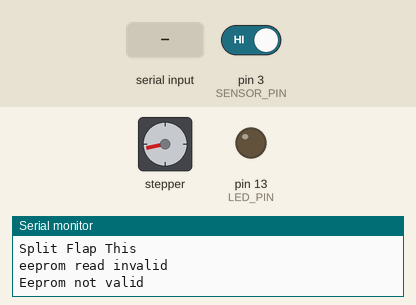
Simulated run of this sketch. Board: Arduino Uno, built with avr-gcc and run on an emulated ATmega328P. Parts: stepper motor, output pins drawn as LEDs (lit = HIGH), the last lines printed to the serial monitor. Wiring (inferred from the names in the program): stepper motor (2048 steps per turn assumed): coils pin 9, pin 10, pin 11, pin 12. The inputs (shaded band) are chosen by the test bench; at power-on: pin 3 (SENSOR_PIN) HIGH. EEPROM starts erased; pins used as bus, display or sensor lines are not drawn.

Above: at 1.21 s.
1.3 s: pin 3 (SENSOR_PIN) driven LOW
At 2.5 s:
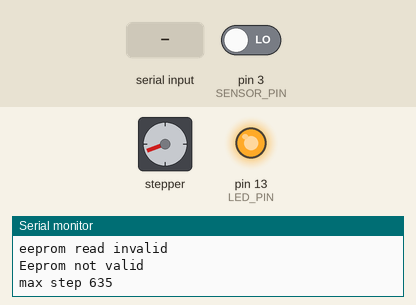
2.8 s: "h\n" received over Serial
At 3.2 s:
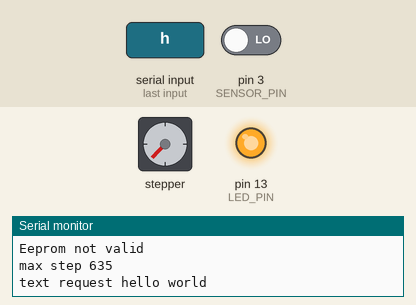
At 4.4 s:
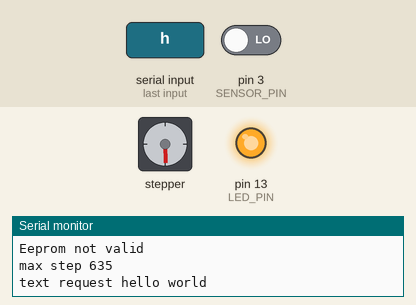
5.8 s: "z \n" received over Serial
8.8 s: "l\n" received over Serial
11.8 s: pin 3 (SENSOR_PIN) driven HIGH
At 12.2 s:
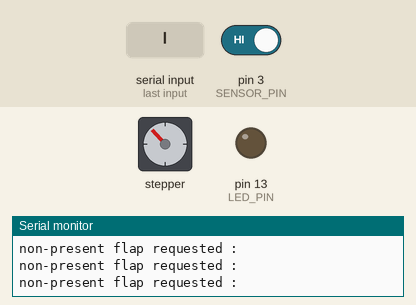
14.8 s: "restart\n" received over Serial
Timing chart, 0 to 33.7 s (numbered marks = the images above; inputs shaded):
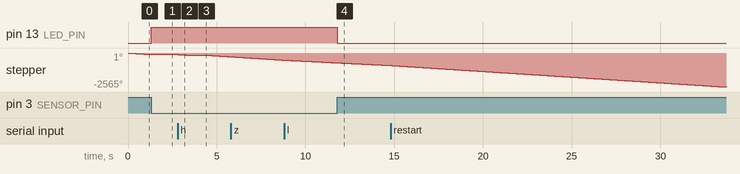

Measured:
- after the input at 1.3 s, pin 13 (LED_PIN): LOW → HIGH at once; stepper: goes on until 1.3 s, then stays -111°
- after the input at 2.8 s, stepper: turns 71° counter-clockwise in 0.82 s, then 100° counter-clockwise in 1.2 s
- after the input at 11.8 s, pin 13 (LED_PIN): HIGH → LOW at once

The sketch:

splitflap.ino
```cpp
//http://robocraft.ru/files/datasheet/28BYJ-48.pdf
//http://robocraft.ru/files/datasheet/28BYJ-48.pdf

#include <Stepper.h>

#include "myeeprom.h"

#define STEPPER_PIN_1  9
#define STEPPER_PIN_2 10
#define STEPPER_PIN_3 11
#define STEPPER_PIN_4 12

#define LED_PIN       13
#define SENSOR_PIN     3

#define NO_FLAPS      40
#define MOTOR_STEPS   2048

#define ANIM_CALIB    0
#define ANIM_LETTER   1
#define ANIM_TEST     2
#define ANIM_HELLO    3

#define ANIM_HELLO_PAUSE_MS 1000

void(*resetFunc) (void) = 0;

static unsigned int glb_flap_positions[NO_FLAPS];
static unsigned int glb_delay_us = 2000;
static unsigned int glb_anim_type = ANIM_CALIB;
static unsigned int glb_anim_test_rondje = 0 ; // debug variable
static char         glb_anim_letter      = ' ';
static String       glb_anim_hello_string = String("hello world ");
static unsigned int glb_anim_hello_pos    = 0;

void determine_flap_positions(unsigned int zero_position) {
  float steps_per_flap = MOTOR_STEPS / NO_FLAPS;
  for (int f_i = 0; f_i < NO_FLAPS; f_i++ ) {
    glb_flap_positions[f_i] = (zero_position + round(f_i * steps_per_flap)) % MOTOR_STEPS;
  }

}

void setup() {
  Serial.begin(115200);
  Serial.println("Split Flap This");
  pinMode(  STEPPER_PIN_1, OUTPUT);
  pinMode(  STEPPER_PIN_2, OUTPUT);
  pinMode(  STEPPER_PIN_3, OUTPUT);
  pinMode(  STEPPER_PIN_4, OUTPUT);

  pinMode(LED_PIN, OUTPUT); //set LED pin as output
  pinMode(SENSOR_PIN, INPUT); //set sensor pin as input

  if (eeprom_init()) {
    eeprom_serial();
  } else {
    Serial.println("Eeprom not valid");
  }
  determine_flap_positions(eeprom_getZeroPosition());

}

void loop() {
  static unsigned int from_zero_step = 0;
  static bool paused = false;
  static int pause_steps_remain = 0;
  // ===============
  // serial business
  if (Serial.available() > 0) {
    String command = Serial.readStringUntil(10);
    if (command.equals("restart")) {
      Serial.end();  //clears the serial monitor  if used
      resetFunc();
      delay(1000);
    } else if (command.startsWith("z ")) {
      // UPDATE ZERO POSITION
      long zero_read = command.substring(2).toInt();
      if (zero_read > -1) {
        eeprom_setZeroPosition((unsigned int)zero_read);
        Serial.println("zero set to : " + String(zero_read) + " steps");
        determine_flap_positions(eeprom_getZeroPosition());
        glb_anim_type = ANIM_LETTER;
        paused = false;
      } else {
        Serial.println("zero not recognized : " + command.substring(2));
      }
    } else if (command.startsWith("d")) {
      // SET THE DELAY
      long delay_10th_ms = command.substring(2).toInt();
      if (delay_10th_ms > 0) {
        glb_delay_us = 100* delay_10th_ms;
      }
    } else if (command.startsWith("p")) {
      // (UN)PAUSE THE ANIMATION
      paused = !paused;
      Serial.println("Paused is " + String(paused));
    } else if (command.startsWith("s")) {
      // SET <S> STEPS
      paused = true;
      long pause_steps_remain_l = command.substring(2).toInt();
      pause_steps_remain = pause_steps_remain_l;

    } else if (command.startsWith("x")) {
        // START LETTER BY LETTER ANIMATION
        glb_anim_test_rondje = 0;
        glb_anim_type = ANIM_TEST;
        paused = false;
    } else if (command.startsWith("h")) {
        // START hello string animation
        if (command.length() <= 2) {
          glb_anim_hello_string = String("hello world ");
        } else {
          glb_anim_hello_string = String(command.substring(2));
          glb_anim_hello_string.toLowerCase();
        }
        Serial.println("text request " + String(glb_anim_hello_string));
        glb_anim_type = ANIM_HELLO;
        glb_anim_hello_pos = 0;
        paused = false;
    } else if (command.startsWith("l")) {
        // START display letter animation
        glb_anim_type = ANIM_LETTER;
        glb_anim_letter = command.charAt(2);
        Serial.println("letter request " + String(glb_anim_letter));
        paused = false;
    } else {
        Serial.println("commands: ");
        Serial.println("  z 100  : zero position at step 100 from hall zero (-1 : no pause) ; cur:" + String(eeprom_getZeroPosition()));
        Serial.println("  d 30   : set step 10th delay [0.1 ms] ; cur " + String(glb_delay_us/100));
        Serial.println("  p      : (un)pause animation ; cur " + String(paused));
        Serial.println("  s 100  : when in paused mode : set 100 steps (negative possible)");
        Serial.println("  x      : restart test animation");
        Serial.println("  h <txt>: restart hello animation");
        Serial.println("  l <ltr>: show a letter (if available)");
        Serial.println("  restart: restart micro controller");
        eeprom_serial();
        Serial.flush();
    }
  }

  static int last_hall_val = LOW;
  int hall_val = digitalRead(SENSOR_PIN); //Read the sensor
  if (last_hall_val != hall_val) {
    if(hall_val == LOW) //when magnetic field is detected, turn led on
    {
      if (glb_anim_type == ANIM_CALIB) {
        glb_anim_type = ANIM_LETTER;
        glb_anim_letter = ' ';
      }
      digitalWrite(LED_BUILTIN, HIGH);
      digitalWrite(LED_PIN, HIGH);
      Serial.println("max step " + String(from_zero_step));
      from_zero_step = 0;
    }
    else
    {
      digitalWrite(LED_BUILTIN, LOW);
      digitalWrite(LED_PIN, LOW);
    }
  }
  last_hall_val = hall_val;


  // animation
  if (!paused) {
    if (glb_anim_type == ANIM_CALIB) {
      OneFullStep(false);
      from_zero_step++;

    } else if (glb_anim_type == ANIM_TEST) {
      static int huidige = 0;
      if (glb_flap_positions[huidige] == from_zero_step) {
        huidige++;
        if (glb_anim_test_rondje % 2) {
          PowerDown();
          delay(2000);
        }
        if (huidige == NO_FLAPS) {
          huidige = 0;
          glb_anim_test_rondje ++;
        }
      }
      OneFullStep(false);
      from_zero_step++;

    } else if (glb_anim_type == ANIM_HELLO) {
      if (from_zero_step == glb_flap_positions[flap_index(glb_anim_hello_string.charAt(glb_anim_hello_pos))]) {
        glb_anim_hello_pos ++;
        if (glb_anim_hello_pos == glb_anim_hello_string.length()) {
          glb_anim_hello_pos = 0;
        }
        PowerDown();
        delay(ANIM_HELLO_PAUSE_MS);
      } else {
        OneFullStep(false);
        from_zero_step++;
      }
    } else if (glb_anim_type == ANIM_LETTER) {
      if (from_zero_step == glb_flap_positions[flap_index(glb_anim_letter)]) {
        PowerDown();
        paused = true;
      } else {
        OneFullStep(false);
        from_zero_step++;
      }
    }

  } else {
    if (pause_steps_remain > 0) {
      Serial.println(" manual step " + String(pause_steps_remain));
      OneFullStep(false);
      pause_steps_remain--;
    } else if (pause_steps_remain < 0) {
      Serial.println(" manual step " + String(pause_steps_remain));
      OneFullStep(true);
      pause_steps_remain++;
    } else {
      PowerDown();
    }
  }

}

/**
 * return the flap index for a character.
 * It depends on the calibration and filling-configuration of the flaps.
 * */
unsigned int flap_index(char c) {
  unsigned int flap_i = 0;
  if (c == ' ') {
    flap_i = 0;
  } else if ((c >= 'a') && (c <= 'z')) {
    flap_i = 1  + c - 'a';
  } else if ((c >= '0') && (c <= '9')) {
    flap_i = 27 + c - '0';
  } else {
    // non-present flap requested
    Serial.println("non-present flap requested : " + String(c));
  }
  return flap_i;
}


// ===============
// STEPPER CONTROL
// ===============
void PowerDown() {
    digitalWrite(STEPPER_PIN_1, LOW);
    digitalWrite(STEPPER_PIN_2, LOW);
    digitalWrite(STEPPER_PIN_3, LOW);
    digitalWrite(STEPPER_PIN_4, LOW);
}

//float stepsPerRevolution = 64;
//float degreePerRevolution = 5.625;
//int degToSteps(float deg) {
//  return (int)((stepsPerRevolution / degreePerRevolution ) * deg * 0.5);
//}

void OneFullStep(bool dir) {
  // full step
    //https://www.youtube.com/watch?v=B86nqDRskVU
  static int step_number = 0;
  switch (step_number) {
    case 0:
      digitalWrite(STEPPER_PIN_1, HIGH);
      digitalWrite(STEPPER_PIN_2, HIGH);
      digitalWrite(STEPPER_PIN_3, LOW);
      digitalWrite(STEPPER_PIN_4, LOW);
      break;
    case 1:
      digitalWrite(STEPPER_PIN_1, LOW);
      digitalWrite(STEPPER_PIN_2, HIGH);
      digitalWrite(STEPPER_PIN_3, HIGH);
      digitalWrite(STEPPER_PIN_4, LOW);
      break;
    case 2:
      digitalWrite(STEPPER_PIN_1, LOW);
      digitalWrite(STEPPER_PIN_2, LOW);
      digitalWrite(STEPPER_PIN_3, HIGH);
      digitalWrite(STEPPER_PIN_4, HIGH);
      break;
    case 3:
      digitalWrite(STEPPER_PIN_1, HIGH);
      digitalWrite(STEPPER_PIN_2, LOW);
      digitalWrite(STEPPER_PIN_3, LOW);
      digitalWrite(STEPPER_PIN_4, HIGH);
      break;
  }
  dir ? step_number++ : step_number--;
  if (step_number > 3) {
    step_number = 0;
  }
  if (step_number < 0 ) {
    step_number = 3;
  }
  delayMicroseconds(glb_delay_us); // 2 ms has almost no torque https://www.youtube.com/watch?v=14jF8umwJLI

}

void OneHalfStep(bool dir) {
  // full step
    //https://www.youtube.com/watch?v=B86nqDRskVU
  static int step_number = 0;
  switch (step_number) {
    case 0:
      digitalWrite(STEPPER_PIN_1, HIGH);
      digitalWrite(STEPPER_PIN_2, LOW);
      digitalWrite(STEPPER_PIN_3, LOW);
      digitalWrite(STEPPER_PIN_4, LOW);
      break;
    case 1:
      digitalWrite(STEPPER_PIN_1, HIGH);
      digitalWrite(STEPPER_PIN_2, HIGH);
      digitalWrite(STEPPER_PIN_3, LOW);
      digitalWrite(STEPPER_PIN_4, LOW);
      break;
    case 2:
      digitalWrite(STEPPER_PIN_1, LOW);
      digitalWrite(STEPPER_PIN_2, HIGH);
      digitalWrite(STEPPER_PIN_3, LOW);
      digitalWrite(STEPPER_PIN_4, LOW);
      break;
    case 3:
      digitalWrite(STEPPER_PIN_1, LOW);
      digitalWrite(STEPPER_PIN_2, HIGH);
      digitalWrite(STEPPER_PIN_3, HIGH);
      digitalWrite(STEPPER_PIN_4, LOW);
      break;
    case 4:
      digitalWrite(STEPPER_PIN_1, LOW);
      digitalWrite(STEPPER_PIN_2, LOW);
      digitalWrite(STEPPER_PIN_3, HIGH);
      digitalWrite(STEPPER_PIN_4, LOW);
      break;
    case 5:
      digitalWrite(STEPPER_PIN_1, LOW);
      digitalWrite(STEPPER_PIN_2, LOW);
      digitalWrite(STEPPER_PIN_3, HIGH);
      digitalWrite(STEPPER_PIN_4, HIGH);
      break;
    case 6:
      digitalWrite(STEPPER_PIN_1, LOW);
      digitalWrite(STEPPER_PIN_2, LOW);
      digitalWrite(STEPPER_PIN_3, LOW);
      digitalWrite(STEPPER_PIN_4, HIGH);
      break;
    case 7:
      digitalWrite(STEPPER_PIN_1, HIGH);
      digitalWrite(STEPPER_PIN_2, LOW);
      digitalWrite(STEPPER_PIN_3, LOW);
      digitalWrite(STEPPER_PIN_4, HIGH);
      break;
  }
  dir ? step_number++ : step_number--;
  if (step_number > 7) {
    step_number = 0;
  }
  if (step_number < 0 ) {
    step_number = 7;
  }
  delayMicroseconds(glb_delay_us); // 2 ms has almost no torque https://www.youtube.com/watch?v=14jF8umwJLI

}
```

myeeprom.cpp
```cpp
#include "myeeprom.h"

#include <Arduino.h>
#include <EEPROM.h>

//=================================
// ROLAND IMPLEMENTATION
//=================================

typedef struct EepromMem_struct {
  byte             valid;
  unsigned int     zero_position;

  byte    checksum;
} EepromMem;


//extern EepromMem eeprom_mem_glb;
EepromMem eeprom_mem_glb;


// ===============
// getters setters
// ===============
void eeprom_setZeroPosition(unsigned int zero_position) {
  eeprom_mem_glb.zero_position = zero_position;
  eeprom_write();
}
unsigned int eeprom_getZeroPosition() {
  if (eeprom_mem_glb.valid) {
    return eeprom_mem_glb.zero_position;
  } else {
    return 0;
  }
}


// ===============
// HELPERS
// ===============
byte checksum(EepromMem eeprom_memo_arg) {
  return eeprom_memo_arg.zero_position ;
}


/**
 *  Use this in debugging to reset your eeprom
 */
boolean eeprom_clear() {
  EepromMem eeprom_mem_tmp = {};
  eeprom_mem_glb = eeprom_mem_tmp;
  eeprom_write();

//  EEPROM.begin(sizeof(eeprom_mem_glb));
//  for (int i = 0; i < sizeof(eeprom_mem_glb); i++) {
//    EEPROM.write(i, 0);
//  }
//  EEPROM.commit();
//  EEPROM.end();

  return true;
}


// ===============
// GENERICS
// ===============
boolean eeprom_init() {
  EepromMem eeprom_mem_tmp = {};
  EEPROM.get(0, eeprom_mem_tmp);
  if (eeprom_mem_tmp.valid == 1) {
    if (eeprom_mem_tmp.checksum == checksum(eeprom_mem_tmp)) {
      eeprom_mem_glb = eeprom_mem_tmp;
    } else {
      Serial.println("eeprom checksum invalid");
      return false;
    }
  } else {
    Serial.println("eeprom read invalid");
    return false;
  }

  return true;
}

boolean eeprom_write() {
  eeprom_mem_glb.valid = 1;
  eeprom_mem_glb.checksum = checksum(eeprom_mem_glb);
  EEPROM.put(0, eeprom_mem_glb);

  return true;
}

void eeprom_serial() {
  Serial.println("--EEPROM--------");
  Serial.println("zero_position     : " + String(eeprom_mem_glb.zero_position) );
  Serial.println("----------------");
}
```

myeeprom.h
```cpp
#ifndef MY_EEPROM_AA
#define MY_EEPROM_AA

#include <Arduino.h>

//==========================

void          eeprom_setZeroPosition(unsigned int zero_position);  // value 0 .. xx
unsigned int  eeprom_getZeroPosition();


boolean eeprom_init();
boolean eeprom_write();
boolean eeprom_clear();
void    eeprom_serial();

#endif
```
